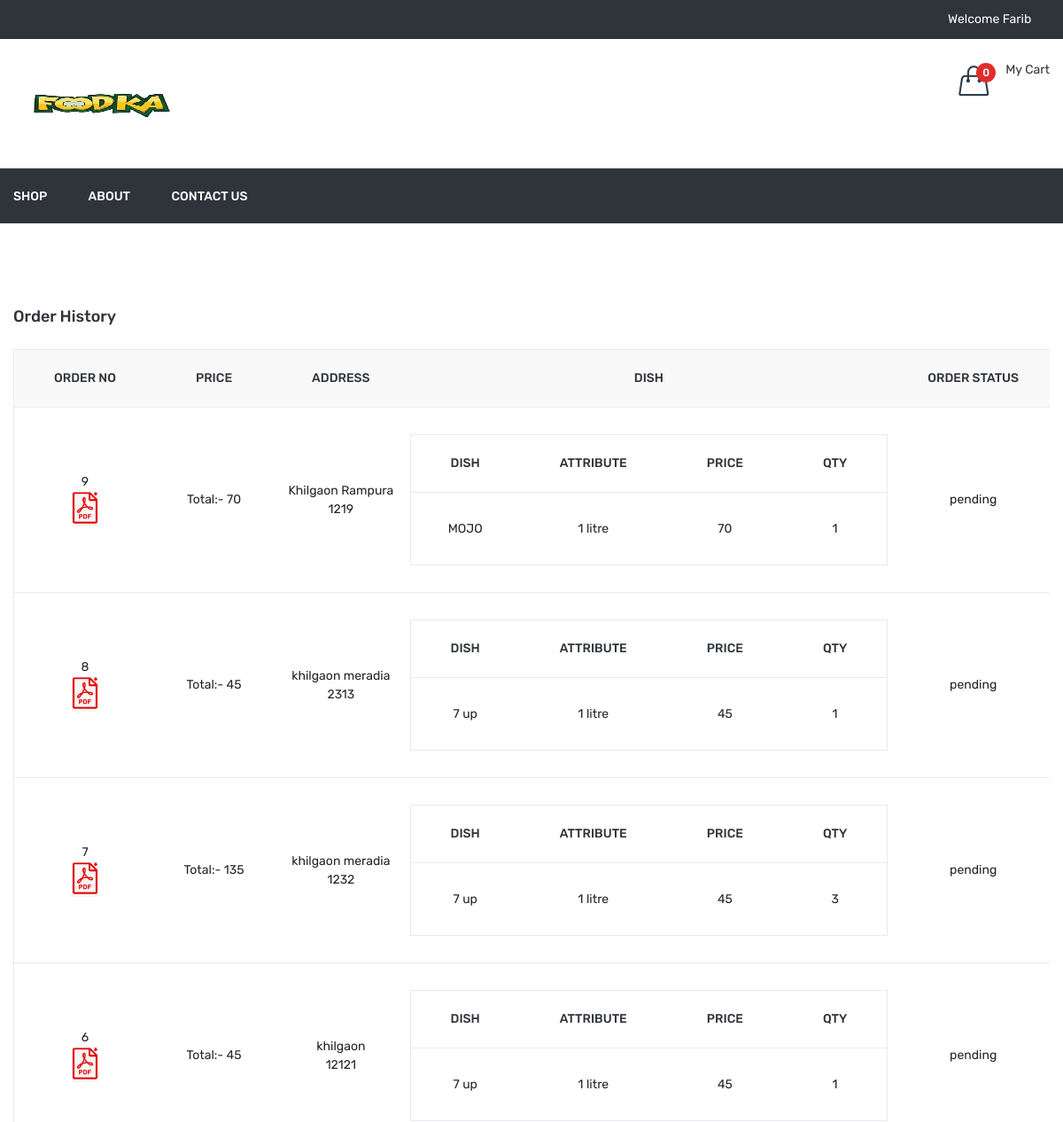
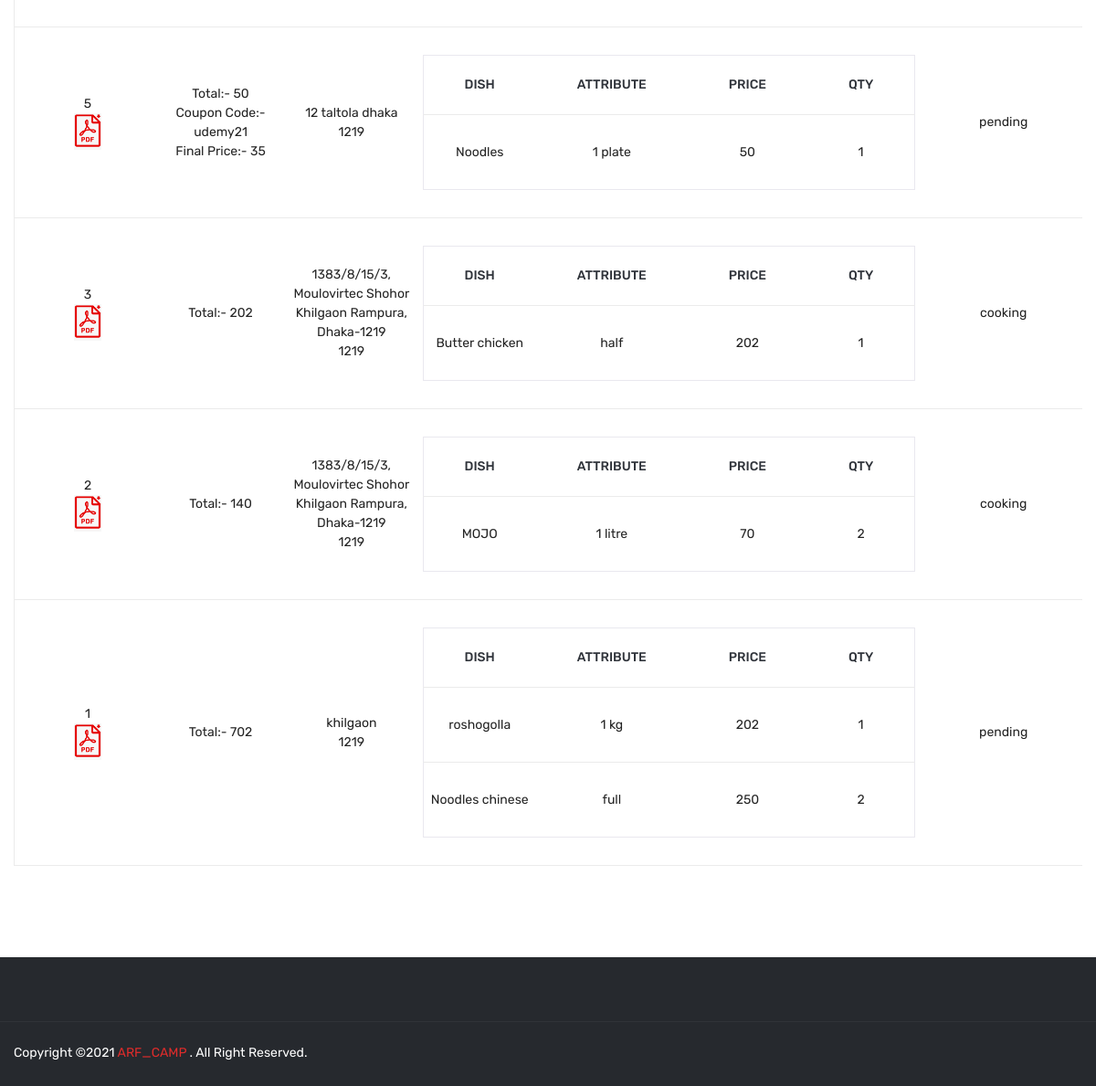
Page /order_history.php (signed in) on the earlier database version (2 pictures, top to bottom).
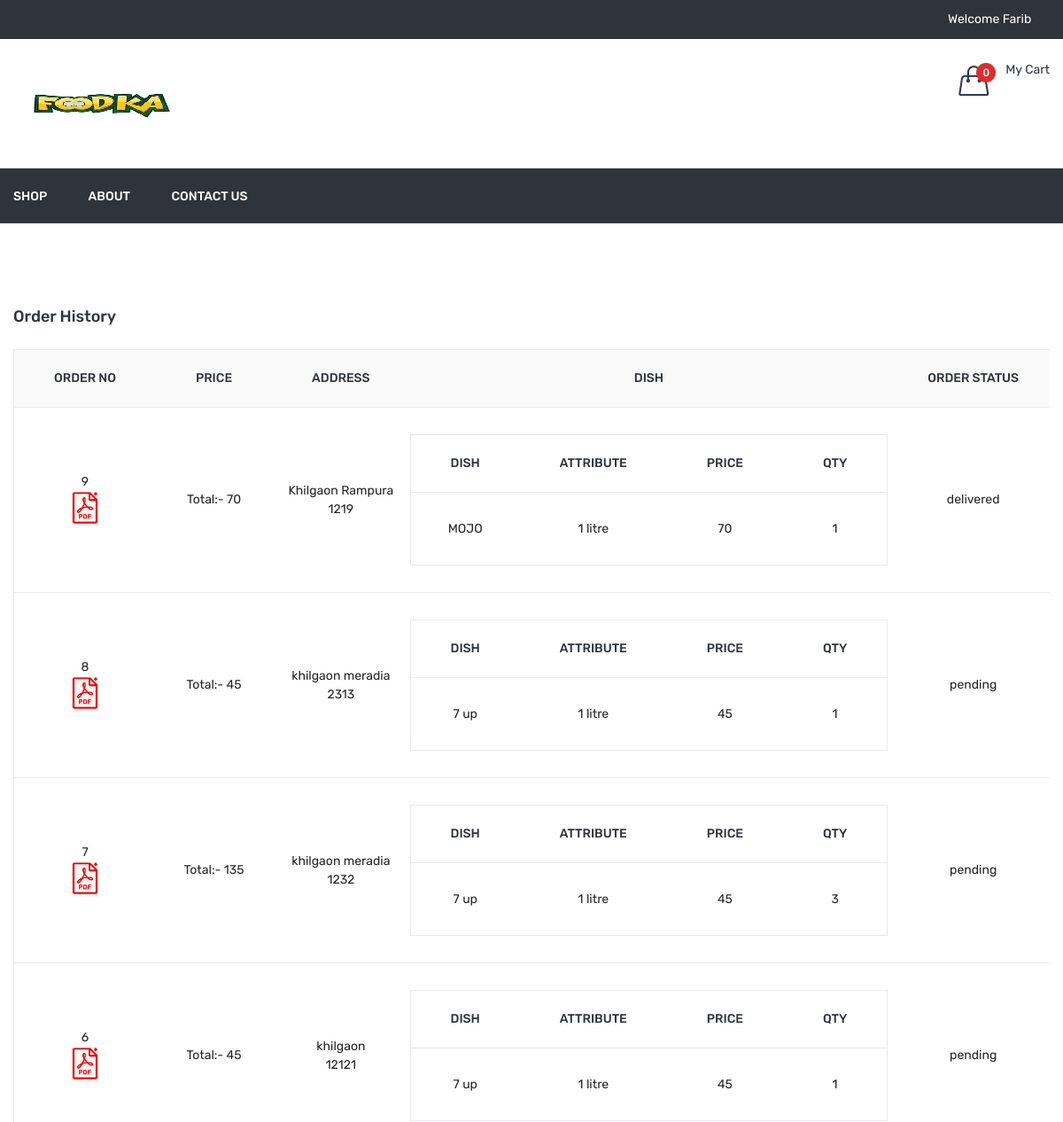
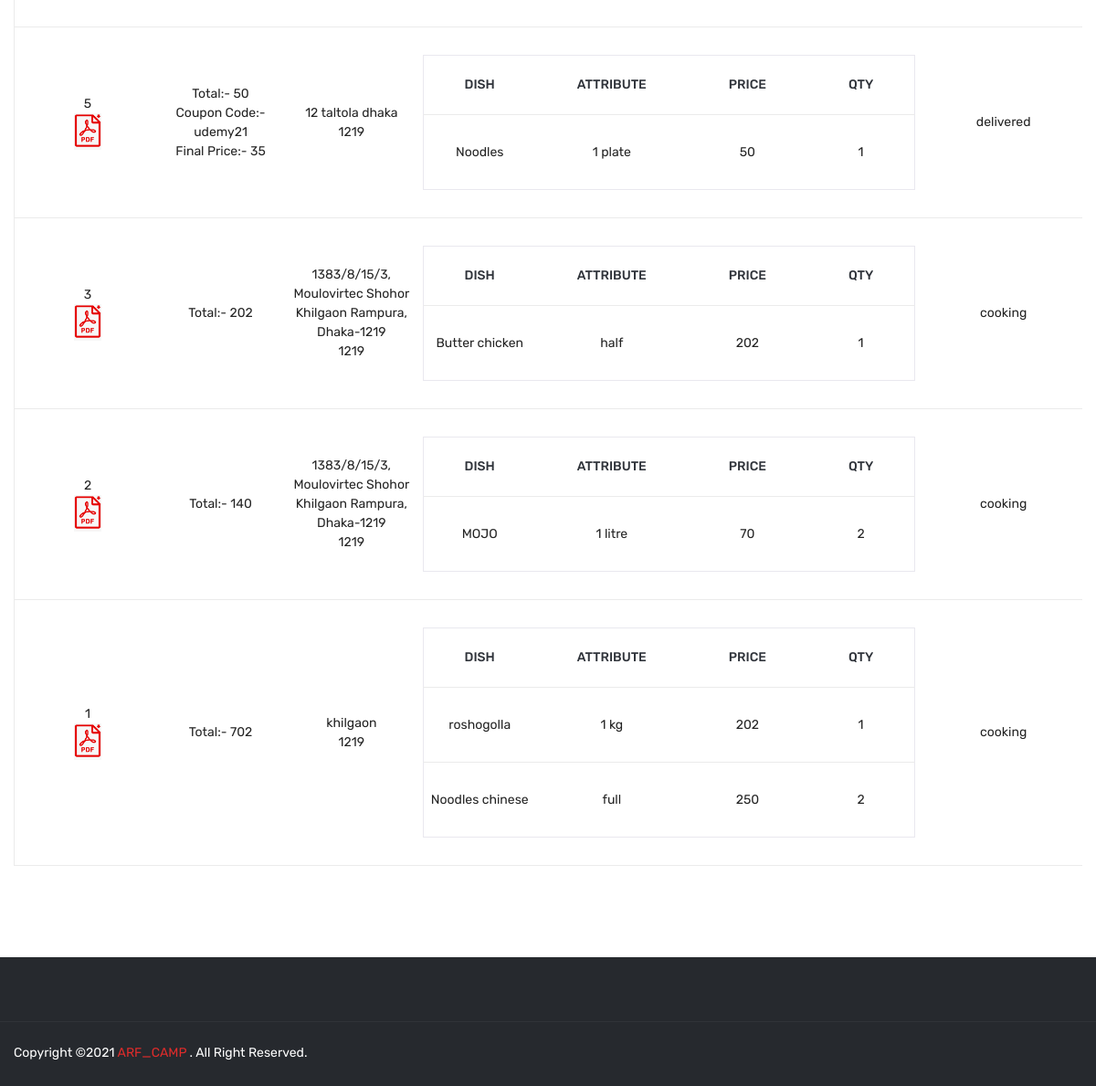
Same page on the later database version (2 pictures, top to bottom).
### tables this page shows
CREATE TABLE `order_master` (
  `id` int(11) NOT NULL,
  `user_id` int(11) NOT NULL,
  `name` varchar(50) NOT NULL,
  `email` varchar(50) NOT NULL,
  `mobile` varchar(50) NOT NULL,
  `address` text NOT NULL,
  `total_price` float NOT NULL,
  `coupon_code` varchar(20) NOT NULL,
  `final_price` float NOT NULL,
  `zipcode` varchar(10) NOT NULL,
  `delivery_boy_id` int(11) NOT NULL,
  `payment_status` varchar(20) NOT NULL,
  `payment_type` varchar(10) NOT NULL,
  `payment_id` varchar(100) NOT NULL,
  `order_status` int(11) NOT NULL,
  `added_on` datetime NOT NULL,
  `delivered_on` datetime NOT NULL
);

CREATE TABLE `order_status` (
  `id` int(11) NOT NULL,
  `order_status` varchar(50) NOT NULL
);

### function.inc.php (called while the page is built, shortened)
	<?php
function getOrderDetails($oid){
	global $con;
	$sql="select order_detail.price,order_detail.qty,dish_details.attribute,dish.dish,order_detail.dish_details_id
  from order_detail,dish_details,dish
  WHERE
  order_detail.order_id=$oid AND
  order_detail.dish_details_id=dish_details.id AND
  dish_details.dish_id=dish.id";
	$data=array();
	$res=mysqli_query($con,$sql);
	while($row=mysqli_fetch_assoc($res)){
		$data[]=$row;
	}
	return $data;
}
?>

### order_history.php (the view, shortened to what this page needs)
<?php
include ("header.php");
$uid=$_SESSION['FOOD_USER_ID'];
$sql="select order_master.*,order_status.order_status as order_status_str from order_master,order_status where order_master.order_status=order_status.id and order_master.user_id='$uid' order by order_master.id desc";
$res=mysqli_query($con,$sql);
?>
<div class="cart-main-area pt-95 pb-100">
            <div class="container">
                <h3 class="page-title">Order History</h3>
                <div class="row">
                    <div class="col-lg-12 col-md-12 col-sm-12 col-12">
                        <form method="post">
							<div class="table-content table-responsive">
                                <table>
                                    <thead>
                                        <tr>
                                            <th>Order No</th>
                                            <th>Price</th>
                                            <th>Address</th>
                                            <th>Dish</th>
                                            <th>Order Status</th>
                                        </tr>
                                    </thead>
                                    <tbody>
										<?php if(mysqli_num_rows($res)>0){
										while($row=mysqli_fetch_assoc($res)){
										?>
										<tr>
                                            <td><?php echo $row['id']?>
											<br/>
											<a href="<?php echo FRONT_SITE_PATH?>download_invoice?id=<?php echo $row['id']?>"><img src='<?php echo FRONT_SITE_PATH?>assets/img/icon-img/pdf.png' width="30px" title="Download Invoice"/></a>
											</td>
                                           <td style="font-size:14px;">
											Total:- <?php echo $row['total_price']?><br/>
											<?php
											if($row['coupon_code']!=''){
											?>
											Coupon Code:- <?php echo $row['coupon_code']?><br/>
											Final Price:- <?php echo $row['final_price']?>
											<?php } ?>
											</td>
                                            <td><?php echo $row['address']?><br/>
											<?php echo $row['zipcode']?></td>
											<td>
												<table style="border:1px solid #e9e8ef;">
												<tr>
													<th>Dish</th>
													<th>Attribute</th>
													<th>Price</th>
													<th>Qty</th>
												</tr>
												<?php
												$getOrderDetails=getOrderDetails($row['id']);
												foreach($getOrderDetails as $list){
													?>
														<tr>
															<td><?php echo $list['dish']?></td>
															<td><?php echo $list['attribute']?></td>
															<td><?php echo $list['price']?></td>
															<td><?php echo $list['qty']?></td>
														</tr>
													<?php
												}
												?>
												</table>
											</td>
											<td><?php echo $row['order_status_str']?></td>
                                        </tr>
										<?php }} ?>
                                    </tbody>
                                </table>
                            </div>
                        </form>
                    </div>
                </div>
            </div>
        </div>
<?php
include("footer.php");
?>

Differences in the rows shown:
changed order_master "Khilgaon Rampura": order_status.order_status "pending" → "delivered"
changed order_master "udemy21": order_status.order_status "pending" → "delivered"
changed order_master id 1: order_status.order_status "pending" → "cooking"
